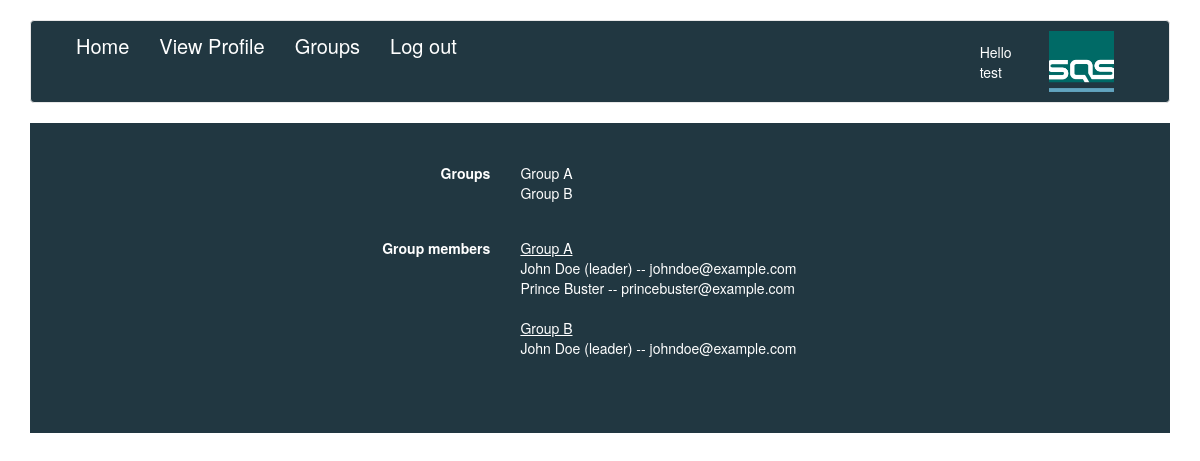
/Training_site/groups.php (signed in), run on the app's committed database.
### tables this page shows
CREATE TABLE `group_members` (
  `id` int(11) NOT NULL AUTO_INCREMENT,
  `group_id` int(11) DEFAULT NULL,
  `leader` tinyint(1) DEFAULT '0',
  `date_joined` timestamp NOT NULL DEFAULT CURRENT_TIMESTAMP ON UPDATE CURRENT_TIMESTAMP,
  `uid` int(11) DEFAULT NULL,
  PRIMARY KEY (`id`),
  UNIQUE KEY `membership` (`group_id`,`uid`)
);

CREATE TABLE `user` (
  `UID` int(11) NOT NULL AUTO_INCREMENT,
  `Name` text NOT NULL,
  `Email` text NOT NULL,
  `Password` varchar(64) NOT NULL,
  `level` int(11) DEFAULT '3',
  `gender` varchar(6) DEFAULT NULL,
  `dateofbirth` date DEFAULT NULL,
  PRIMARY KEY (`UID`),
  UNIQUE KEY `UID` (`UID`),
  UNIQUE KEY `Email` (`Email`(54))
);

### Training_site/groups.php (the view, shortened to what this page needs)
<?php
include 'config/header.php';
require_once('../sql_connector.php');
?>
<html>
<div class="container">
<form  class= "form-horizontal"action="" method="post">
	<?php
		$group_names = [];
		$group_ids = [];
		$sql1 = "SELECT * FROM groups;";
		$result1 = $mysqli->query($sql1);
		if($result1->num_rows > 0)
		{
			while($row = $result1->fetch_assoc())
			{
				array_push($group_names, $row["name"]);
				array_push($group_ids, $row["id"]);
			}
		}
		else
		{
			echo "<p> No groups could be found </p>";
		}
		echo '<div class="form-group">';
		echo '<label class="control-label col-sm-5" >Groups</label>';
		echo '<div class="col-sm-5">';
		foreach($group_names as $key => $value)
		{
			echo $value."<br />";
		}
		echo '</div></div>';
		echo '<div class="form-group">';
		echo '<label class="control-label col-sm-5" >Group members</label>';
		echo '<div class="col-sm-5">';
	foreach($group_ids as $key => $value)
		{
			$sql2 = "SELECT user.Name, user.Email, group_members.leader FROM user INNER JOIN group_members ON user.uid=group_members.uid WHERE group_members.group_id=".$value.";";
			echo "<u>".$group_names[$key]."</u><br />";
			$result2 = $mysqli->query($sql2);
			if($result2->num_rows > 0)
			{
				while($row = $result2->fetch_assoc())
				{
					$leader = $row["leader"];
					$leadership = "";
					if($leader == 1)
					{
						$leadership = "(leader)";
					}
					echo $row["Name"]." ".$leadership." -- ".$row["Email"]."<br />";
				}
			}
			else
			{
				echo "<p> No members in this group </p>";
			}
			echo "<br />";
		}
			echo "<br />";
			echo '</div></div>';
	?>
</form>
</div>
</html>

### Training_site/assets/css/navbar.css (style rules this page uses)
body { padding-top: 20px; padding-bottom: 20px; }

### Training_site/assets/css/main.css (style rules this page uses)
.form-group { padding-top:20px; padding-left: 5px; }
form label { color: #ffffff; padding-top: 0px !important; margin-bottom: 0px; margin-right: 0px; padding-left: 0px; margin-left: 0px; }
form { margin-top:20px; padding-top:20px; padding-bottom:20px; color: #fff; background-color: #213741; }

### data on the page
group_members: uid.Name "John Doe", leader "(leader)", uid.Email "johndoe@example.com"
group_members: uid.Name "Prince Buster", uid.Email "princebuster@example.com"
group_members: uid.Name "John Doe", leader "(leader)", uid.Email "johndoe@example.com"

### other printed values
$_SESSION['name'] "test"
$value "Group A"
$value "Group B"
$group_names[$key] "Group A"
$group_names[$key] "Group B"
